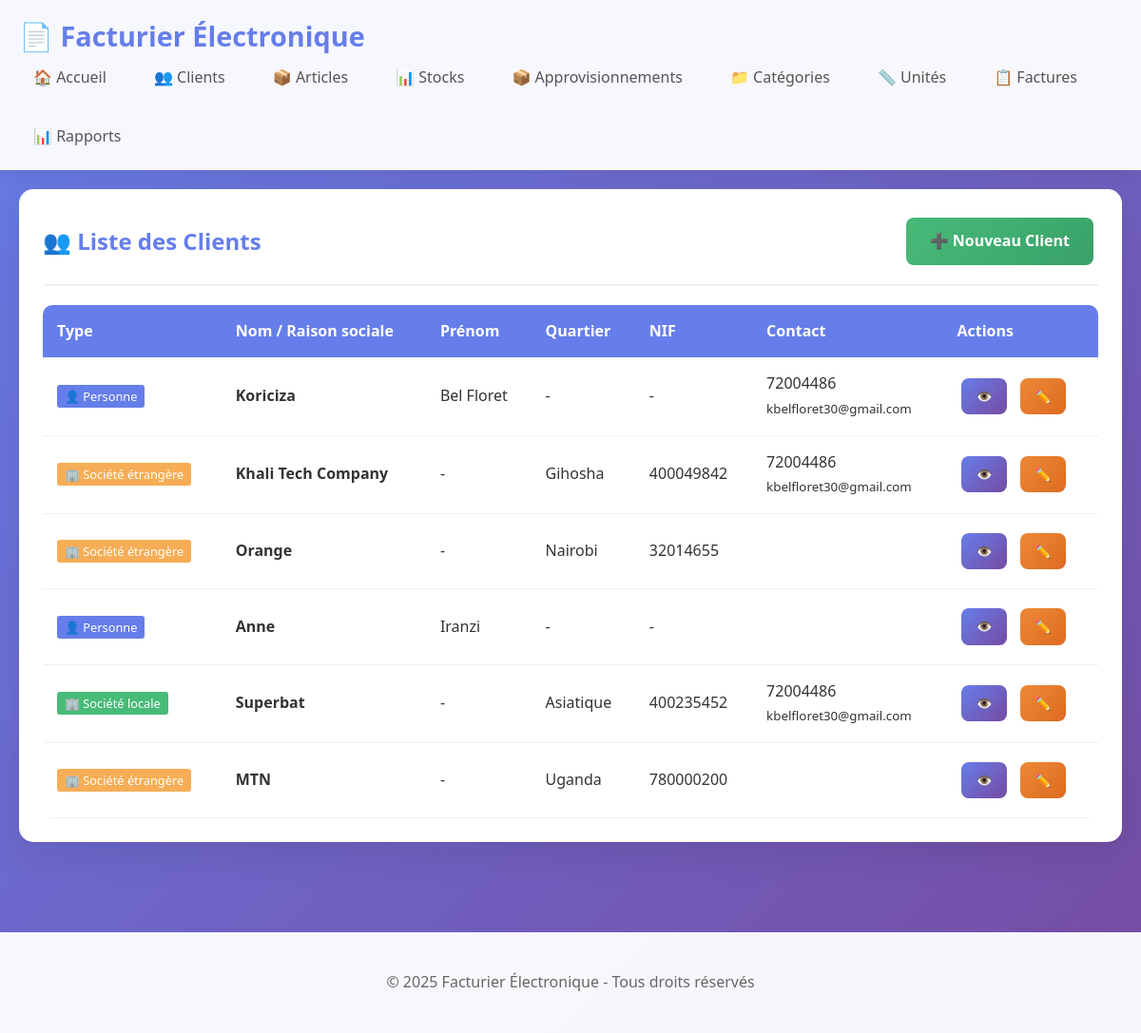
The app's page /clients, older data.
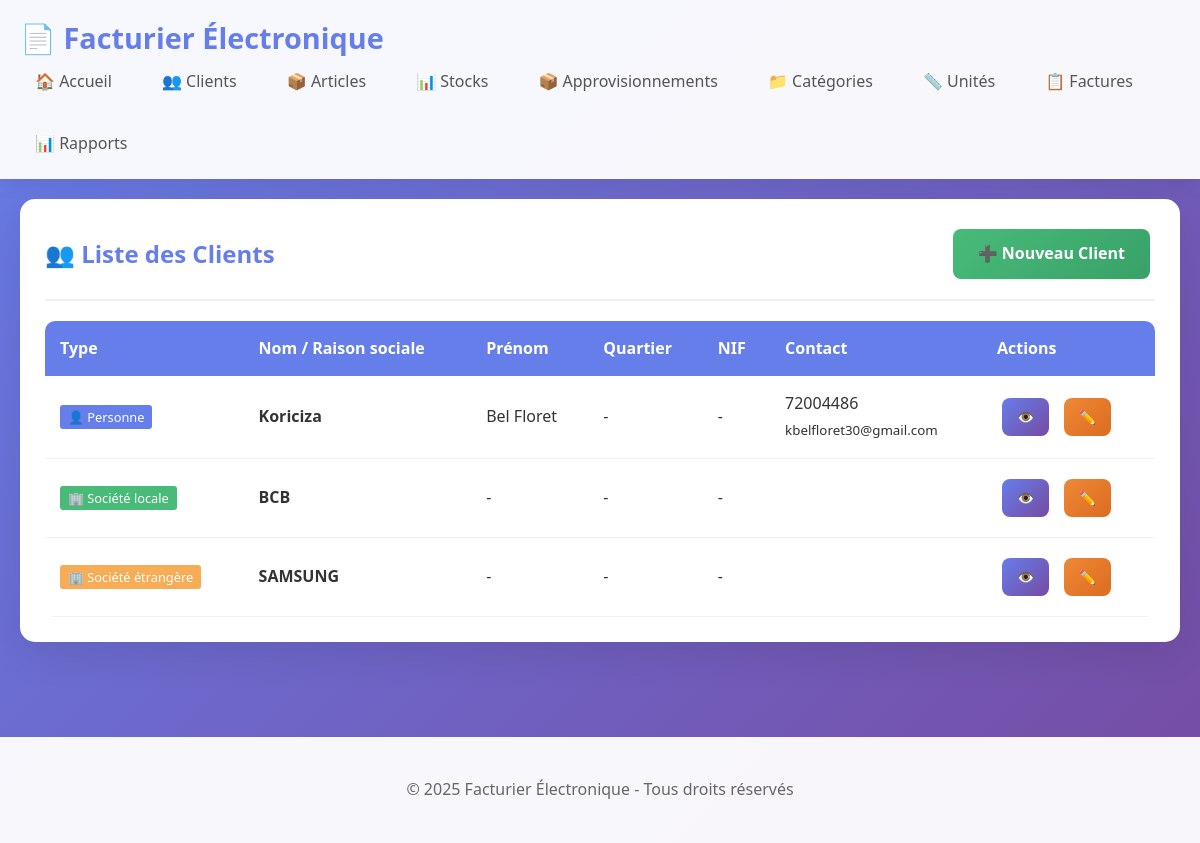
The same page, newer data.
### models.py (models this page shows, shortened)
class Client(db.Model):
    __tablename__ = 'clients'
    id = db.Column(db.Integer, primary_key=True)
    type_client = db.Column(db.String(10), nullable=False, default='person')
    nom = db.Column(db.String(100), nullable=False)
    prenom = db.Column(db.String(100))
    quartier = db.Column(db.String(100))
    avenue = db.Column(db.String(100))
    numero = db.Column(db.String(20))
    nif = db.Column(db.String(50))
    telephone = db.Column(db.String(20))
    email = db.Column(db.String(100))
    date_creation = db.Column(db.DateTime, default=datetime.utcnow)
    factures = db.relationship('Facture', back_populates='client', lazy=True)

### app.py (the view)
@app.route('/clients')
def clients_list():
    clients = Client.query.all()
    return render_template('clients_list.html', clients=clients)

### templates/clients_list.html
{% extends "base.html" %}
{% block content %}
<div class="card">
    <div class="card-header">
        <h2>👥 Liste des Clients</h2>
        <a href="{{ url_for('client_new') }}" class="btn btn-success">➕ Nouveau Client</a>
    </div>
    <div class="table-responsive">
        <table>
            <thead>
                <tr>
                    <th>Type</th>
                    <th>Nom / Raison sociale</th>
                    <th>Prénom</th>
                    <th>Quartier</th>
                    <th>NIF</th>
                    <th>Contact</th>
                    <th>Actions</th>
                </tr>
            </thead>
            <tbody>
                {% for client in clients %}
                <tr>
                    <td>
                        {% if client.type_client == 'person' %}
                        <span style="background: #667eea; color: white; padding: 3px 8px; border-radius: 3px; font-size: 0.8rem;">👤 Personne</span>
                        {% elif client.type_client == 'Société locale'  %}
                        <span style="background: #48bb78; color: white; padding: 3px 8px; border-radius: 3px; font-size: 0.8rem;">🏢 Société locale</span>
                        {% else  %}
                        <span style="background: #f6ad55; color: white; padding: 3px 8px; border-radius: 3px; font-size: 0.8rem;">🏢 Société étrangère</span>
                        {% endif %}
                    </td>
                    <td><strong>{{ client.nom }}</strong></td>
                    <td>{{ client.prenom or '-' }}</td>
                    <td>{{ client.quartier or '-' }}</td>
                    <td>{{ client.nif or '-' }}</td>
                    <td>
                        {% if client.telephone %}{{ client.telephone }}{% endif %}
                        {% if client.email %}<br><small>{{ client.email }}</small>{% endif %}
                    </td>
                    <td>
                        <a href="{{ url_for('client_detail', id=client.id) }}" class="btn btn-primary btn-sm">👁️</a>
                        <a href="{{ url_for('client_edit', id=client.id) }}" class="btn btn-warning btn-sm">✏️</a>
                    </td>
                </tr>
                {% endfor %}
            </tbody>
        </table>
    </div>
</div>
{% endblock %}

### templates/base.html (shortened to what this page needs)
<!DOCTYPE html>
<html lang="fr">
<head>
    <link rel="stylesheet" href="{{ url_for('static', filename='style.css') }}">
</head>
<body>
    <header class="header">
        <div class="container">
            <div class="header-content">
                <h1>📄 Facturier Électronique</h1>
            </div>
            <nav class="nav-menu" id="navMenu">
                <a href="{{ url_for('index') }}">🏠 Accueil</a>
                <a href="{{ url_for('clients_list') }}">👥 Clients</a>
                <a href="{{ url_for('produits_list') }}">📦 Articles</a>
                <a href="{{ url_for('stock_list') }}">📊 Stocks</a>
                <a href="{{ url_for('approvisionnements_list') }}">📦 Approvisionnements</a>
                <a href="{{ url_for('categories_list') }}">📁 Catégories</a>
                <a href="{{ url_for('unites_list') }}">📏 Unités</a>
                <a href="{{ url_for('factures_list') }}">📋 Factures</a>
           <a href="{{ url_for('rapports_index') }}" class="nav-link">📊 Rapports</a>
            </nav>
        </div>
    </header>
    <main class="container">
        {% block content %}{% endblock %}
    </main>
    <footer class="footer">
        <div class="container">
            <p>&copy; 2025 Facturier Électronique - Tous droits réservés</p>
        </div>
    </footer>
</body>
</html>

### static/style.css (style rules this page uses)
* { margin: 0; padding: 0; box-sizing: border-box; }
body { font-family: 'Segoe UI', Tahoma, Geneva, Verdana, sans-serif; line-height: 1.6; color: #333; background: linear-gradient(135deg, #667eea 0%, #764ba2 100%); min-height: 100vh; }
a { text-decoration: none; color: #667eea; }
.container { max-width: 1200px; margin: 0 auto; padding: 20px; }
.header { background: rgba(255, 255, 255, 0.95); box-shadow: 0 2px 20px rgba(0,0,0,0.1); position: sticky; top: 0; z-index: 1000; }
.header .container { display: flex; justify-content: space-between; align-items: center; flex-wrap: wrap; padding: 15px 20px; }
.header h1 { color: #667eea; font-size: 1.8rem; display: flex; align-items: center; gap: 10px; }
.header nav { display: flex; gap: 20px; flex-wrap: wrap; }
.header nav a { color: #555; font-weight: 500; padding: 8px 15px; border-radius: 5px; transition: all 0.3s; display: flex; align-items: center; gap: 5px; }
.footer { background: rgba(255, 255, 255, 0.95); margin-top: 50px; padding: 20px 0; text-align: center; color: #666; }
.card { background: white; border-radius: 15px; padding: 25px; margin-bottom: 25px; box-shadow: 0 10px 40px rgba(0,0,0,0.1); transition: transform 0.3s; }
.card-header { display: flex; justify-content: space-between; align-items: center; flex-wrap: wrap; margin-bottom: 20px; padding-bottom: 15px; border-bottom: 2px solid #f0f0f0; }
.card-header h2 { color: #667eea; font-size: 1.5rem; }
.table-responsive { overflow-x: auto; border-radius: 10px; }
table { width: 100%; border-collapse: collapse; background: white; }
th { background: #667eea; color: white; font-weight: 600; padding: 15px; text-align: left; }
td { padding: 15px; border-bottom: 1px solid #f0f0f0; }
.btn { display: inline-block; padding: 12px 25px; border: none; border-radius: 8px; font-size: 16px; font-weight: 600; cursor: pointer; transition: all 0.3s; margin: 5px; text-align: center; min-width: 120px; }
.btn-primary { background: linear-gradient(135deg, #667eea 0%, #764ba2 100%); color: white; }
.btn-success { background: linear-gradient(135deg, #48bb78 0%, #38a169 100%); color: white; }
.btn-warning { background: linear-gradient(135deg, #ed8936 0%, #dd6b20 100%); color: white; }
.btn-sm { padding: 8px 15px; font-size: 14px; min-width: auto; }
.header .container { max-width: 1200px; margin: 0 auto; padding: 15px 20px; }
.header-content { display: flex; justify-content: space-between; align-items: center; width: 100%; }
.header h1 { color: #667eea; font-size: 1.8rem; display: flex; align-items: center; gap: 10px; margin: 0; }
.nav-menu { display: flex; gap: 20px; flex-wrap: wrap; transition: all 0.3s ease; }
.nav-menu a { color: #555; font-weight: 500; padding: 8px 15px; border-radius: 5px; transition: all 0.3s; display: flex; align-items: center; gap: 5px; text-decoration: none; }

### templates/base.html (style rules this page uses)
@media (min-width: 769px) { .nav-menu { display: flex !important; flex-direction: row; gap: 20px; } }
@media (min-width: 769px) { .nav-menu a { color: #555; font-weight: 500; padding: 8px 15px; border-radius: 5px; transition: all 0.3s; text-decoration: none; } }
.header { background: rgba(255, 255, 255, 0.95); box-shadow: 0 2px 20px rgba(0,0,0,0.1); position: sticky; top: 0; z-index: 1000; }
.header .container { max-width: 1200px; margin: 0 auto; padding: 15px 20px; }
.header-content { display: flex; justify-content: space-between; align-items: center; width: 100%; }
.header h1 { color: #667eea; font-size: 1.8rem; margin: 0; }

Row changes from the older to the newer data that the page shows:
removed Client: type_client "🏢 Société étrangère", nom "Khali Tech Company", prenom "-", quartier "Gihosha", nif "400049842", telephone "72004486", email "kbelfloret30@gmail.com"
removed Client: type_client "👤 Personne", nom "Anne", prenom "Iranzi", quartier "-", nif "-"
removed Client: type_client "🏢 Société locale", nom "Superbat", prenom "-", quartier "Asiatique", nif "400235452", telephone "72004486", email "kbelfloret30@gmail.com"
removed Client: shows "🏢 Société étrangère", nom "MTN", prenom "-", quartier "Uganda", nif "780000200"
added Client: type_client "🏢 Société locale", nom "BCB", prenom "-", quartier "-", nif "-"
changed Client: nom "Orange" → "SAMSUNG"; quartier "Nairobi" → "-"; nif "32014655" → "-"
